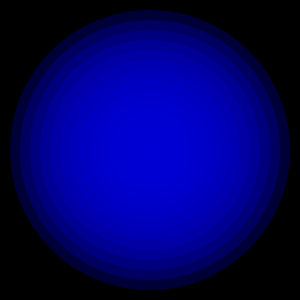
Frame 1 (no input)
Frame 60 (the mouse pressed at the canvas centre just before this capture): identical to frame 1, image omitted
Frame 120 (the mouse held since frame 60 and released just before this capture): identical to frame 1, image omitted

The Processing sketch that drew this single still picture (run headless with seeded random() and noise(); from frame 60 on, the mouse is pressed at the canvas centre):

// Processing sketch: task3A
// ── task3A.pde

void setup() {
  size(300, 300);
  noStroke();
}
void draw() {
  translate(width/2, height/2);
  background(0);
  for (int t = 0; t < width; t += 20) {
    fill(0, 0, 255, t * 0.2);
    ellipse(0, 0, t, t);
  }
}
